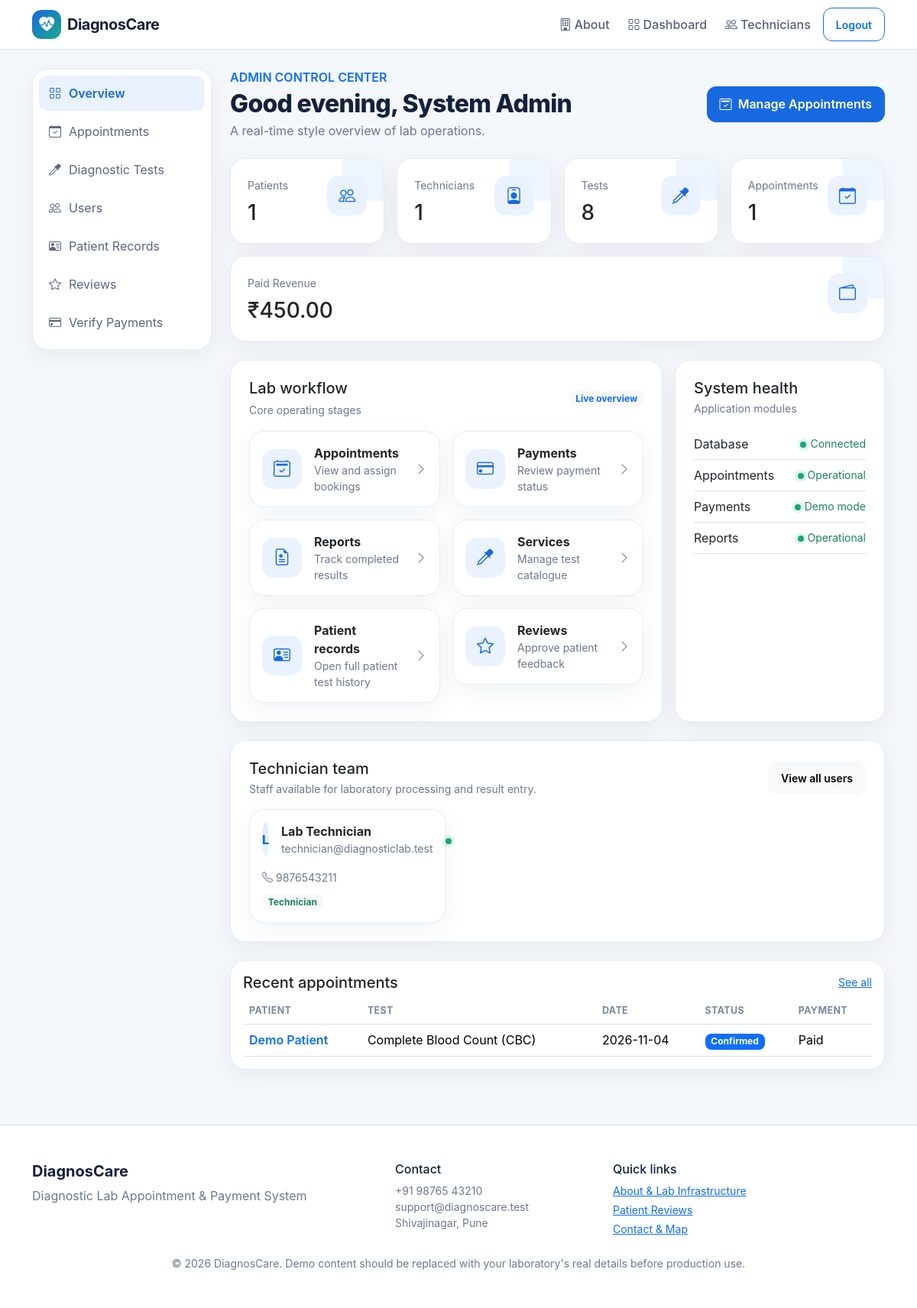
Page /admin/dashboard.php (signed in) on the committed database.
### tables this page shows
CREATE TABLE users (
    id INT AUTO_INCREMENT PRIMARY KEY,
    name VARCHAR(100) NOT NULL,
    email VARCHAR(120) NOT NULL UNIQUE,
    phone VARCHAR(20),
    password VARCHAR(255) NOT NULL,
    role ENUM('admin','technician','patient') NOT NULL DEFAULT 'patient',
    created_at TIMESTAMP DEFAULT CURRENT_TIMESTAMP
);

CREATE TABLE appointments (
    id INT AUTO_INCREMENT PRIMARY KEY,
    patient_id INT NOT NULL,
    test_id INT NOT NULL,
    technician_id INT NULL,
    appointment_date DATE NOT NULL,
    appointment_time TIME NOT NULL,
    status ENUM('Booked','Confirmed','Arrived','In Progress','Completed','Cancelled') DEFAULT 'Booked',
    notes VARCHAR(255),
    created_at TIMESTAMP DEFAULT CURRENT_TIMESTAMP,
    FOREIGN KEY (patient_id) REFERENCES users(id) ON DELETE CASCADE,
    FOREIGN KEY (test_id) REFERENCES diagnostic_tests(id) ON DELETE RESTRICT,
    FOREIGN KEY (technician_id) REFERENCES users(id) ON DELETE SET NULL,
    UNIQUE KEY unique_patient_slot (patient_id, appointment_date, appointment_time)
);

CREATE TABLE diagnostic_tests (
    id INT AUTO_INCREMENT PRIMARY KEY,
    name VARCHAR(120) NOT NULL,
    category VARCHAR(80) NOT NULL,
    description TEXT,
    price DECIMAL(10,2) NOT NULL DEFAULT 0,
    duration_minutes INT NOT NULL DEFAULT 30,
    created_at TIMESTAMP DEFAULT CURRENT_TIMESTAMP
);

CREATE TABLE payments (
    id INT AUTO_INCREMENT PRIMARY KEY,
    appointment_id INT NOT NULL UNIQUE,
    amount DECIMAL(10,2) NOT NULL,
    method ENUM('UPI','Card','Cash') NOT NULL,
    transaction_id VARCHAR(80) NOT NULL UNIQUE,
    status ENUM('Pending','Paid','Failed','Refunded') DEFAULT 'Pending',
    paid_at TIMESTAMP NULL,
    created_at TIMESTAMP DEFAULT CURRENT_TIMESTAMP,
    FOREIGN KEY (appointment_id) REFERENCES appointments(id) ON DELETE CASCADE
);

### config/app.php (called while the page is built, shortened)
<?php
function e($value) { return htmlspecialchars((string)$value, ENT_QUOTES, 'UTF-8'); }
function user() { return $_SESSION['user'] ?? null; }

### admin/dashboard.php (the view)
<?php
require '../config/app.php';require_role('admin');$title='Admin Control Center | DiagnosCare';$basePath='../';
$patients=$pdo->query("SELECT COUNT(*) FROM users WHERE role='patient'")->fetchColumn();$techs=$pdo->query("SELECT COUNT(*) FROM users WHERE role='technician'")->fetchColumn();$tests=$pdo->query("SELECT COUNT(*) FROM diagnostic_tests")->fetchColumn();$appointments=$pdo->query("SELECT COUNT(*) FROM appointments")->fetchColumn();$paid=$pdo->query("SELECT COALESCE(SUM(amount),0) FROM payments WHERE status='Paid'")->fetchColumn();
$technicians=$pdo->query("SELECT id,name,email,phone FROM users WHERE role='technician' ORDER BY name")->fetchAll();
$rows=$pdo->query("SELECT a.*,u.name patient_name,t.name test_name,p.status payment_status FROM appointments a JOIN users u ON u.id=a.patient_id JOIN diagnostic_tests t ON t.id=a.test_id LEFT JOIN payments p ON p.appointment_id=a.id ORDER BY a.created_at DESC LIMIT 7")->fetchAll();
require '../partials/header.php';?>
<div class="dashboard-layout"><aside class="side-nav card p-2"><a class="active" href="dashboard.php"><i class="bi bi-grid"></i> Overview</a><a href="appointments.php"><i class="bi bi-calendar-check"></i> Appointments</a><a href="tests.php"><i class="bi bi-eyedropper"></i> Diagnostic Tests</a><a href="users.php"><i class="bi bi-people"></i> Users</a><a href="patients.php"><i class="bi bi-person-vcard"></i> Patient Records</a><a href="reviews.php"><i class="bi bi-star"></i> Reviews</a><a href="verify_payments.php"><i class="bi bi-credit-card"></i> Verify Payments</a></aside><section>
<div class="d-flex flex-wrap justify-content-between align-items-center gap-3 mb-4"><div><span class="text-primary fw-semibold">ADMIN CONTROL CENTER</span><h2 class="dashboard-title mt-1 mb-1">Good evening, <?=e(user()['name'])?></h2><p class="text-muted mb-0">A real-time style overview of lab operations.</p></div><a href="appointments.php" class="btn btn-primary"><i class="bi bi-calendar2-check me-1"></i> Manage Appointments</a></div>
<div class="row g-3 mb-4"><?php foreach([[$patients,'Patients','bi-people'],[$techs,'Technicians','bi-person-badge'],[$tests,'Tests','bi-eyedropper'],[$appointments,'Appointments','bi-calendar-check'],['₹'.number_format($paid,2),'Paid Revenue','bi-wallet2']] as $x):?><div class="col-6 col-xl"><div class="card stat-card metric-card"><div class="d-flex justify-content-between"><div><small class="text-muted"><?=$x[1]?></small><h3 class="mt-2 mb-0"><?=$x[0]?></h3></div><div class="stat-icon"><i class="bi <?=$x[2]?>"></i></div></div></div></div><?php endforeach;?></div>
<div class="row g-3 mb-4"><div class="col-xl-8"><div class="card p-4 h-100"><div class="d-flex justify-content-between align-items-center mb-3"><div><h5 class="mb-1">Lab workflow</h5><small class="text-muted">Core operating stages</small></div><span class="badge bg-light text-primary">Live overview</span></div><div class="row g-3"><?php foreach([['Appointments','bi-calendar2-check','View and assign bookings','appointments.php'],['Payments','bi-credit-card','Review payment status','appointments.php'],['Reports','bi-file-earmark-medical','Track completed results','appointments.php'],['Services','bi-eyedropper','Manage test catalogue','tests.php'],['Patient records','bi-person-vcard','Open full patient test history','patients.php'],['Reviews','bi-star','Approve patient feedback','reviews.php']] as $q):?><div class="col-sm-6"><a href="<?=$q[3]?>" class="card hover-lift p-3 text-decoration-none d-flex flex-row gap-3 align-items-center"><div class="feature-icon flex-shrink-0"><i class="bi <?=$q[1]?>"></i></div><div><strong><?=$q[0]?></strong><div class="small text-muted"><?=$q[2]?></div></div><i class="bi bi-chevron-right ms-auto text-muted"></i></a></div><?php endforeach;?></div></div></div>
<div class="col-xl-4"><div class="card p-4 h-100"><h5 class="mb-1">System health</h5><p class="text-muted small">Application modules</p><?php foreach([['Database','Connected'],['Appointments','Operational'],['Payments','Demo mode'],['Reports','Operational']] as $h):?><div class="d-flex justify-content-between align-items-center py-2 border-bottom"><span><?=$h[0]?></span><span class="small text-success"><span class="online-dot"></span><?=$h[1]?></span></div><?php endforeach;?></div></div></div>
<div class="card p-4 mb-4"><div class="d-flex justify-content-between align-items-center mb-3"><div><h5 class="mb-1">Technician team</h5><p class="text-muted small mb-0">Staff available for laboratory processing and result entry.</p></div><a href="users.php" class="btn btn-light btn-sm">View all users</a></div><div class="row g-3"><?php if($technicians): foreach($technicians as $t):?><div class="col-md-6 col-xl-4"><div class="card hover-lift p-3 h-100"><div class="d-flex gap-3 align-items-center"><div class="avatar"><?=e(strtoupper(substr($t['name'],0,1)))?></div><div><strong><?=e($t['name'])?></strong><div class="small text-muted"><?=e($t['email'])?></div></div><span class="ms-auto"><span class="online-dot"></span></span></div><div class="mt-3 small text-muted"><i class="bi bi-telephone me-1"></i><?=e($t['phone'] ?: 'Phone not provided')?></div><div class="mt-2"><span class="badge bg-light text-success">Technician</span></div></div></div><?php endforeach; else: ?><div class="col-12 text-muted">No technicians registered yet.</div><?php endif;?></div></div>
<div class="card table-card p-3"><div class="d-flex justify-content-between align-items-center mb-2"><h5 class="mb-0">Recent appointments</h5><a href="appointments.php" class="small">See all</a></div><div class="table-responsive"><table class="table"><thead><tr><th>Patient</th><th>Test</th><th>Date</th><th>Status</th><th>Payment</th></tr></thead><tbody><?php foreach($rows as $r):?><tr><td><a href="patient_details.php?id=<?=e($r['patient_id'])?>" class="text-decoration-none fw-semibold"><?=e($r['patient_name'])?></a></td><td><?=e($r['test_name'])?></td><td><?=e($r['appointment_date'])?></td><td><span class="badge text-bg-primary"><?=e($r['status'])?></span></td><td><?=e($r['payment_status']??'Pending')?></td></tr><?php endforeach;?></tbody></table></div></div>
</section></div><?php require '../partials/footer.php'; ?>

### assets/css/style.css (style rules this page uses)
:root { --primary:#1769e0;--primary2:#0b4fbd;--ink:#14213d;--muted:#6b7890;--bg:#f4f7fb;--line:#e6ebf2 }
* { box-sizing:border-box }
html { scroll-behavior:smooth }
body { background:var(--bg);color:var(--ink);font-family:Inter,system-ui,-apple-system,"Segoe UI",sans-serif }
.card { border:1px solid var(--line);border-radius:20px;box-shadow:0 8px 30px rgba(25,45,80,.06);background:#fff }
.stat-card { padding:22px }
.stat-icon,.feature-icon { width:52px;height:52px;border-radius:15px;display:grid;place-items:center;background:#eaf2ff;color:var(--primary);font-size:22px }
.section-title,.dashboard-title { font-weight:800;letter-spacing:-.7px }
.text-muted { color:var(--muted)!important }
.btn { border-radius:12px;font-weight:600;padding:.65rem 1rem }
.btn-primary { background:var(--primary);border-color:var(--primary) }
.dashboard-layout { display:grid;grid-template-columns:235px minmax(0,1fr);gap:24px }
.side-nav { position:sticky;top:90px;align-self:start }
.side-nav a { display:flex;gap:10px;align-items:center;padding:11px 13px;border-radius:11px;color:#59677e;text-decoration:none;margin-bottom:4px }
.side-nav a:hover,.side-nav a.active { background:#eaf2ff;color:var(--primary);font-weight:600 }
.table-card { overflow:hidden }
.table-card .table { margin-bottom:0 }
.table thead th { font-size:.78rem;text-transform:uppercase;letter-spacing:.4px;color:#7a879b }
.badge { border-radius:8px }
body { overflow-x:hidden }
.metric-card { position:relative;overflow:hidden }
.metric-card:after { content:"";position:absolute;width:90px;height:90px;border-radius:50%;right:-35px;top:-35px;background:#eef5ff }
.metric-card>* { position:relative;z-index:1 }
.feature-icon { transition:.25s }
.avatar { width:46px;height:46px;border-radius:50%;display:grid;place-items:center;background:linear-gradient(135deg,#dceaff,#e6faf5);color:#1769e0;font-weight:800 }
.online-dot { display:inline-block;width:8px;height:8px;border-radius:50%;background:#19a974;margin-right:5px;box-shadow:0 0 0 4px rgba(25,169,116,.12) }
.hover-lift { transition:.22s }

### rows in the picture
users: name "L", name "Lab Technician", email "technician@diagnosticlab.test", phone "9876543211"
appointments: patient.name "Demo Patient", test.name "Complete Blood Count (CBC)", appointment_date "2026-11-04", status "Confirmed", payments.status "Paid"

### other values in the picture
user()['name'] "System Admin"
$x[1] "Patients"
$x[0] "1"
$x[1] "Technicians"
$x[1] "Tests"
$x[0] "8"
$x[1] "Appointments"
$x[1] "Paid Revenue"
$x[0] "₹450.00"
$q[0] "Appointments"
$q[2] "View and assign bookings"
$q[0] "Payments"
$q[2] "Review payment status"
$q[0] "Reports"
$q[2] "Track completed results"
